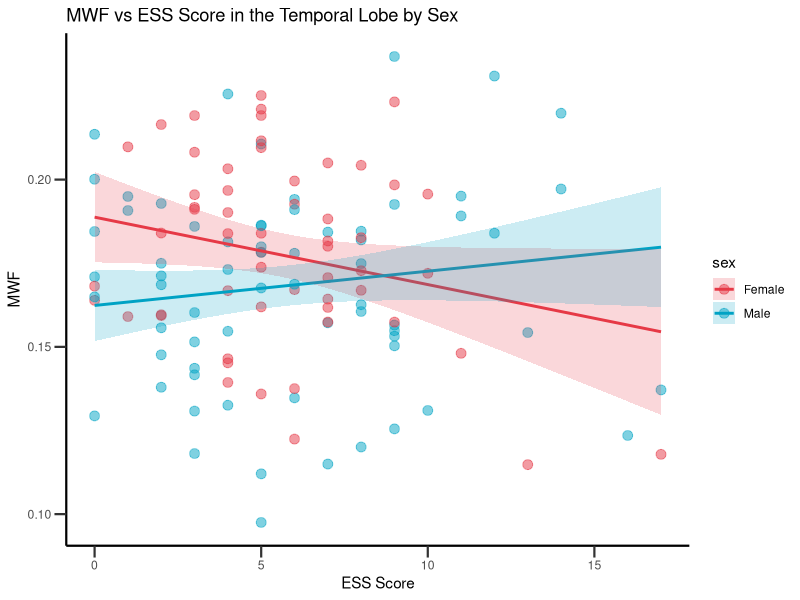

Source code (R):
## ---- chunk 1
library(tidyverse)
library(readxl)
library(stringr)
library(emmeans)
library(tools)
## ---- chunk 2
MRI <- read_excel("Fig1B_Data.xlsx", sheet = "MRI_processed")
Z_score_stats <- read_excel("Fig1B_Data.xlsx", sheet = "Z_score_stats")

## ---- chunk 3
custom_contrast <- matrix(c(-1,1), ncol = 1) # defining a custom contrast where fem is -1 and male is 1
rownames(custom_contrast) <- c("Female", "Male")
MRI$sex <- factor(MRI$sex, levels = c("Female", "Male"))
contrasts(MRI$sex) <- custom_contrast

contrasts(MRI$sex)

## ---- chunk 4
formula <- as.formula("MWF_temporal_WM ~ age_MWF + age_squared_MWF + sex + EPSS_MWF + EPSS_MWF:sex")

MRI_subset <- na.omit(MRI)

fit1 <- lm(formula, data = MRI_subset) # Fit the model

predictions <- emmeans(
  fit1, 
  ~ EPSS_MWF | sex,  # Dynamically set the formula
  at = list(
    EPSS_MWF = seq(
      min(MRI$EPSS_MWF, na.rm = TRUE),
      max(MRI$EPSS_MWF, na.rm = TRUE),
      length.out = 100
    )
  ), 
  conf.int = TRUE # with confidence intervals
)


# Back-transform EPSS, metric_WM, and the confidence intervals
predicted_df <- as.data.frame(predictions) %>%
  mutate(x_original = EPSS_MWF * Z_score_stats$sd_EPSS_MWF + Z_score_stats$mean_EPSS_MWF,
    predicted_original = emmean * Z_score_stats$sd_MWF_temporal_WM + Z_score_stats$mean_MWF_temporal_WM,
    conf_low_original = lower.CL * Z_score_stats$sd_MWF_temporal_WM + Z_score_stats$mean_MWF_temporal_WM,
    conf_high_original = upper.CL * Z_score_stats$sd_MWF_temporal_WM + Z_score_stats$mean_MWF_temporal_WM)

whole_title <- "MWF vs ESS Score in the Temporal Lobe by Sex"

# plot
plot_roi <- ggplot() +
  geom_point(data = MRI, aes(x = EPSS_original, y = temporal_WM_MWF_original, color = sex), alpha = 0.5, size = 3) + 
  geom_line(data = predicted_df, aes(x = x_original, y = predicted_original, color = sex), size = 1) +
  geom_ribbon(data = predicted_df, aes(x = x_original, ymin = conf_low_original, ymax = conf_high_original, fill = sex), 
              alpha = 0.2) +  # Add shaded confidence interval
  theme_classic() +
  
  theme(
    axis.ticks.x = element_line(size = 0.75),
    axis.ticks.y = element_line(size = 0.75),
    axis.ticks.length = unit(0.3, "cm"),
    axis.line.x = element_line(size = 0.75, color = "black"),  # Add x-axis line
    axis.line.y = element_line(size = 0.75, color = "black"),  # Add y-axis line
    
  ) + 
  
  labs(title = whole_title, x = "ESS Score", y = "MWF") +
  
  scale_color_manual(values = c("Male" = "#00A3C4", "Female" = "#E63946")) +
  scale_fill_manual(values = c("Male" = "#00A3C4", "Female" = "#E63946"))

print(plot_roi)
